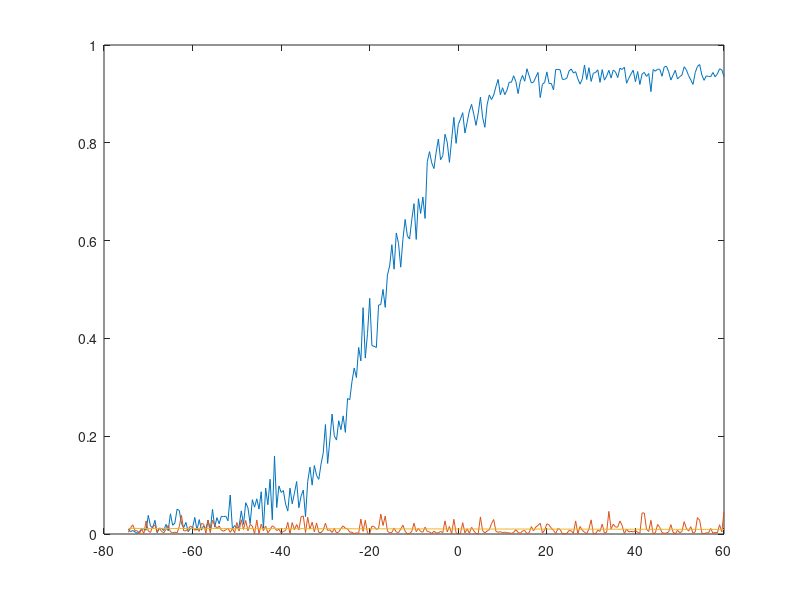

The MATLAB source for this figure:
close all;
clear all;
clc;

num=300;
for e=1:2
for z=1:270

    
        ccc=zeros(1,300);
        rrr=zeros(1,300);

    for i=1:150
    rrr=normrnd(0,sqrt(0.1),1,num);
    ccc=ccc+rrr;
    end
    
    noise_u=ccc./150;
    

    u(1)=0.3937;
    u(2)=0.3273;

   for i=3:num
    u(i)=0.95*sqrt(2).*u(i-1)-0.9025.*u(i-2)+noise_u(1,i);
   end
   
   if e==2
   u=normrnd(0,sqrt(0.1),1,num);
   end
   
   y(1)=0;
    for i=2:num
    y(i)=-0.5.*u(i-1);
end

   snr(z)=-75+0.5*z;
   sigma_y=sqrt((sum(y.^2)/300)/(10^(snr(z)/10)));
   
   rr=zeros(1,300);
   cc=zeros(1,300);

   
        for i=1:150
            rr=normrnd(0,sqrt(sigma_y),1,num);
            cc=cc+rr;
        end
        
        noise_y=cc./150;
    
    
y=y+noise_y;

%%%%%%%%%%%%%%%%%%%%%%%%%%%%%%%%%%%%%%%%%%%%%%%%%%%%

a(1,1)=1;
w(:,1)=u;
phi(:,1)=u;
g(1)= (sum(w(:,1).*y'))/(sum(w(:,1).^2));
err2(1)=(g(1)^2)*(sum(w(:,1).^2))/(sum(y'.^2));
N=3;

pesr(1)=(1/(1-(7*1)/(num))^2)*(1-sum(err2));
for i=2:N
    for j=i+1:300
    phi(j,i)=u(j-i);
    end
end

for k=2:N
c=0;
a(k,k)=1;    
for i=1:k-1
        a(i,k)=sum(w(:,i).*phi(:,k))/sum(w(:,i).^2);
        c=c+a(i,k).*w(:,i);
    end
    w(:,k)=phi(:,k)-c;
    g(k)=sum(w(:,k).*y')/sum(w(:,k).^2);
    err2(k)= (g(k)^2)*(sum(w(:,k).^2))/(sum(y'.^2));
pesr(k)=(1/(1-(7*k)/(num))^2)*(1-sum(err2));
end

errc(z)=sum(err2);
 
end
plot(snr,errc)
hold on;
if e==2
p=polyfit(snr,errc,1);
errc2=polyval(p,snr);
plot(snr,errc2)
end
end